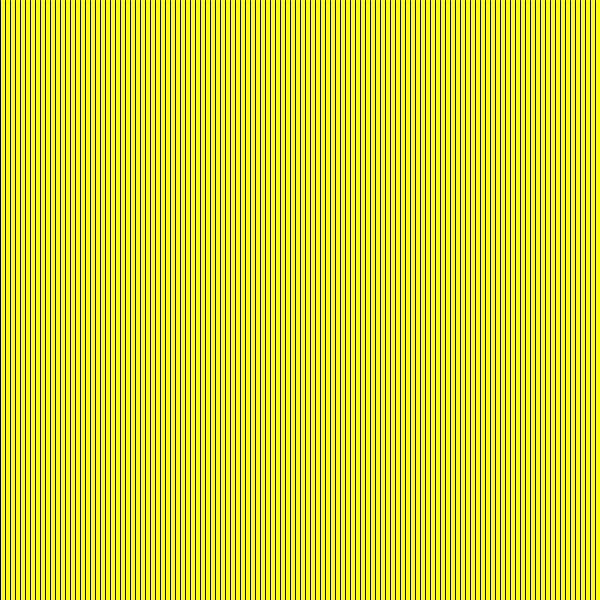
Frame 1 (no input)
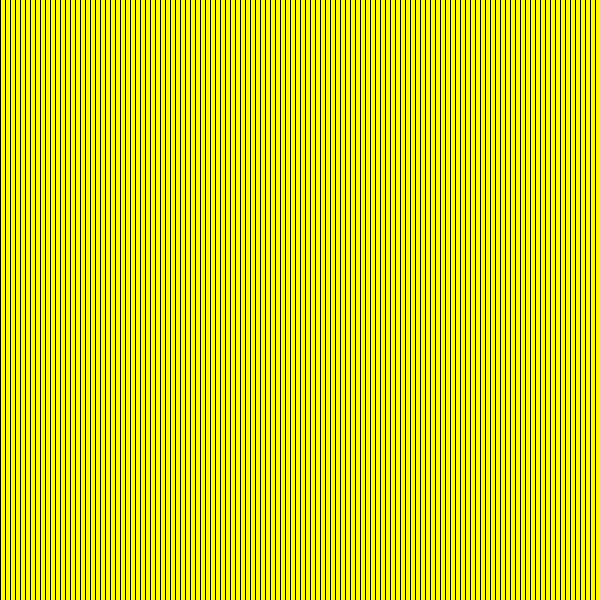
Frame 60 (the mouse pressed at the canvas centre just before this capture)
Frame 120 (the mouse held since frame 60 and released just before this capture): identical to frame 60, image omitted

The Processing sketch that drew these frames (run headless with seeded random() and noise(); from frame 60 on, the mouse is pressed at the canvas centre):

// Processing sketch: Week_5
// ── Week_5.pde
void setup() {
background(255,255,0);

  size(600, 600);
}



void draw() {
  //create a variable that acts as an indec
  int x =0;
  //while this condition is true
  //execute the code in brackets
  while (x < width) {
    //draw a vertical line using x coordinate
    line(x, 0, x, height);
    //increase of x
    x = x + 5;
  }
}
